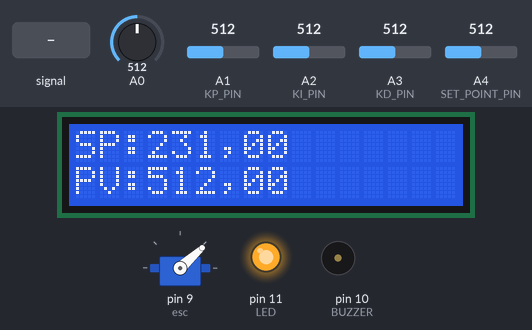
Bench run of a program on a simulated Arduino Uno, built with avr-gcc and run on an emulated ATmega328P. Parts: 16×2 character LCD, servo, output pins drawn as LEDs (lit = HIGH), buzzer (waves = sounding, pin HIGH). The inputs (shaded band) are chosen by the test bench; at power-on: A0 = 512, A4 (SET_POINT_PIN) = 512, A1 (KP_PIN) = 512, A2 (KI_PIN) = 512, A3 (KD_PIN) = 512. What the program prints to the serial monitor is not drawn.

Above: at 1.2 s.
1.3 s: A0 fed a 2 Hz sine of ±306 counts around its level
At 1.34 s:
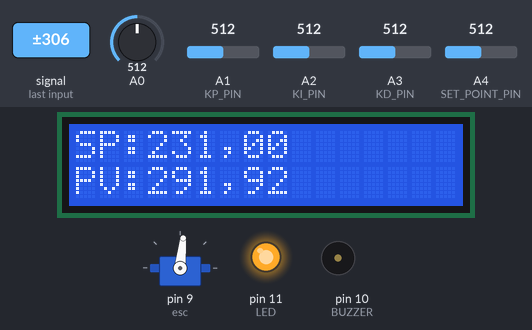
2.9 s: A0 set to 716
At 3.5 s:
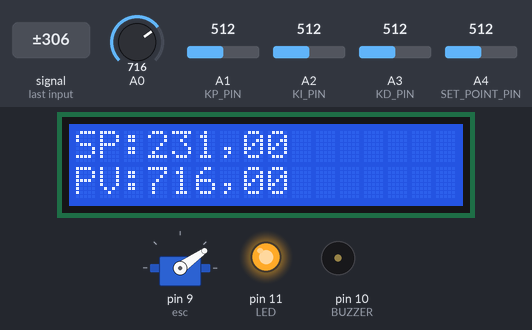
4.4 s: A4 (SET_POINT_PIN) set to 716
At 5.6 s:
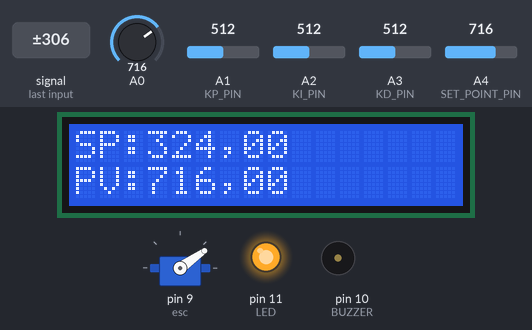
5.9 s: A0 fed a 200 Hz sine of ±81 counts around its level
At 6.48 s:
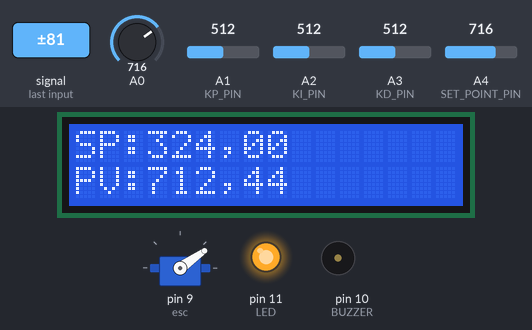
7.4 s: A1 (KP_PIN) set to 716
At 7.49 s:
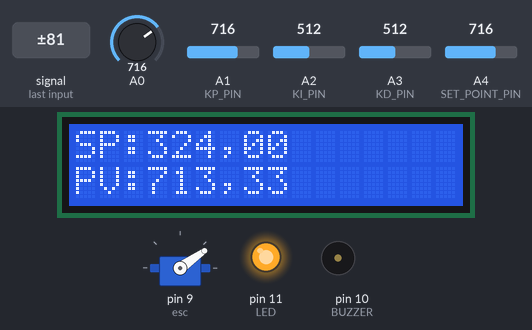
8.9 s: A2 (KI_PIN) set to 716
At 8.99 s:
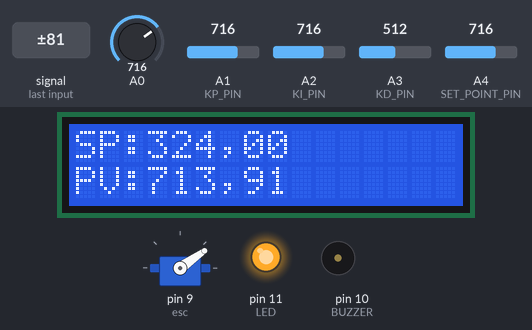
Timing chart, 0 to 11.4 s (numbered marks = the images above; inputs shaded):
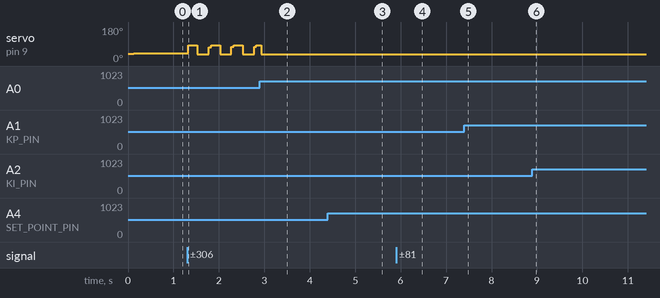

Measured:
- after the input at 1.3 s, the display: changes at once (image 1)
- after the input at 4.4 s, the display: changes at once (image 3)
- after the input at 5.9 s, the display: first changes at once (image 4 shows a later state)

The program:

main.cpp
```cpp
#include <Arduino.h>

#include <LiquidCrystal.h>
#include <Servo.h>

#include <parsing.h>

#define TACHO_GENERATOR A0

//----- POT PINs -----//
#define KP_PIN A1
#define KI_PIN A2
#define KD_PIN A3
#define SET_POINT_PIN     A4
#define TIME_SAMPLING_PIN A6

//----- INDICATOR -----//
#define BUZZER 10
#define LED 11

//----- LCD PINs -----//
#define RS 3
#define EN 2
#define D4 4
#define D5 5
#define D6 6
#define D7 7

LiquidCrystal lcd(RS,EN,D4,D5,D6,D7);

//----- filter variable -----//
float sum = 0, average = 0;
float averageFilter(uint8_t analogPin,int N);

//----- ESC -----//
Servo esc;
int escValue = 0;

//----- loop time -----//
unsigned long t = 0;
uint8_t timeSampling = 50; //period of loop : 50ms

//----- PID Variable -----//
float KP, KI, KD, KP_, KI_, KD_;
float setPoint, feedback, controlSignal; //velocity is feedback sensor
float error = 0.00, totalError, lastError, deltaError;
float maxControl = 1410;
float minControl = 900;

//----- parsing variable -----//
int mode;
float PWM;

//----- map float -----//
float mapFloat(float x, float inMin, float inMax, float outMin, float outMax){
  return (x - inMin) * (outMax - outMin) / (inMax - inMin) + outMin;
}

void setup() {

  Serial.begin(115200);

  lcd.begin(16,2);
  esc.attach(9);

  pinMode(BUZZER,OUTPUT);
  pinMode(LED,OUTPUT);

  digitalWrite(BUZZER,LOW);
  digitalWrite(LED,HIGH);

  // esc.writeMicroseconds(minControl);
  // delay(1000);
  // esc.writeMicroseconds(maxControl);
  // delay(1000);

}

void loop() {

  if(Serial.available() > 0){

    READ_DATA_UNTIL('\n');
    data.replace(',','.');
    parseString();

    mode           = DATA_STR(0).toInt();
    controlSignal  = DATA_STR(1).toFloat();

    Serial.flush();

  }

  if(millis() - t > timeSampling){

    t += timeSampling;

    feedback = averageFilter(TACHO_GENERATOR,200);

    if(mode == 0){

      KP = mapFloat(analogRead(KP_PIN),0,883,0,10);
      KI = mapFloat(analogRead(KI_PIN),0,883,0,100);
      KD = mapFloat(analogRead(KD_PIN),0,883,0,10);

      // KP = 1.529;
      // KI = 0.01619;
      // KD = 0.1829;

      // KP = 1.313;
      // KI = 0.01371;
      // KD = 0.1396;

      // KP = 1.414;
      // KI = 0.0264;
      // KD = 0.08539;


      setPoint = map(analogRead(SET_POINT_PIN),0,883,0,400);

      error = setPoint - feedback;
      totalError += error;

      if (totalError >= maxControl) totalError = maxControl;
      else if (totalError <= minControl) totalError = minControl;

      deltaError = error - lastError;

      KP_ = KP * error;
      KI_ = (KI/1000) * totalError * timeSampling;
      // KI_ = KI * totalError * timeSampling;
      KD_ = (KD / timeSampling) * deltaError;

      controlSignal = KP_ + KI_ + KD_;

      if(controlSignal >= maxControl) controlSignal = maxControl;
      else if(controlSignal <= minControl) controlSignal = minControl;

      esc.writeMicroseconds(controlSignal);

      lastError = error;

    }

    else if (mode == 1){

      if(controlSignal >= maxControl)
        controlSignal = maxControl;
      else if(controlSignal <= minControl)
        controlSignal = minControl;

      esc.writeMicroseconds(controlSignal);

    }

    String S = String(setPoint);
    String F = String(feedback);
    String P = String(KP);
    String I = String(KI);
    String D = String(KD);
    String T = String(timeSampling);
    String O = String(controlSignal);

    S.replace('.',',');
    F.replace('.',',');
    P.replace('.',',');
    I.replace('.',',');
    D.replace('.',',');
    T.replace('.',',');
    O.replace('.',',');

    Serial.print('S');Serial.print(S);
    Serial.print('F');Serial.print(F);
    Serial.print('P');Serial.print(P);
    Serial.print('I');Serial.print(I);
    Serial.print('D');Serial.print(D);
    Serial.print('T');Serial.print(T);
    Serial.print('O');Serial.println(O);

    lcd.setCursor(0,0);
    lcd.print("SP:");lcd.print(S);
    lcd.setCursor(0,1);
    lcd.print("PV:");lcd.print(F);
    lcd.flush();


  }

}

float averageFilter(uint8_t analogPin, int N){

  sum = 0;

  for(int i = 0; i < N; i++)
    sum += analogRead(analogPin);

  average = sum / N;

  return average;

}
```
